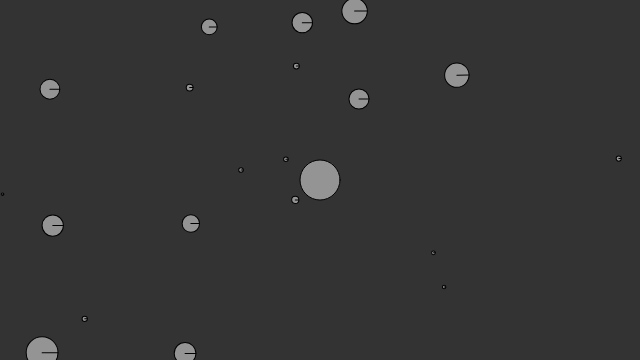
Frame 1 (no input)
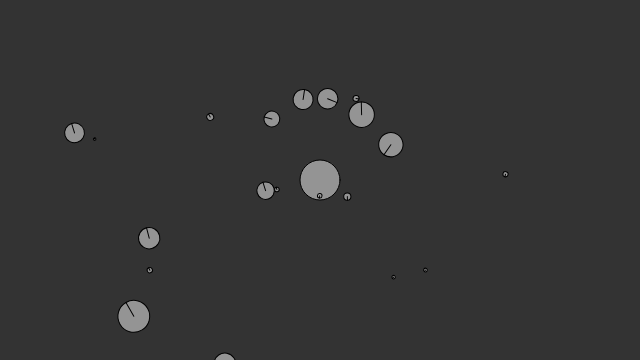
Frame 60 (no input)
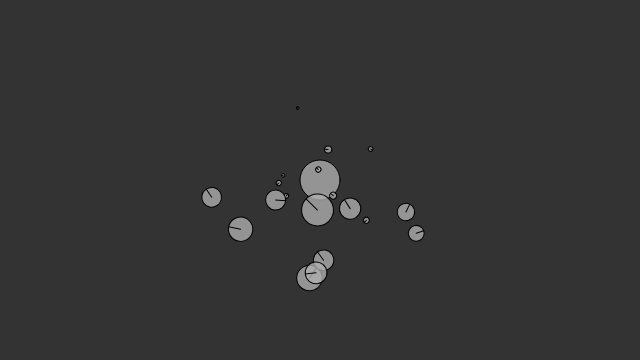
Frame 120 (the mouse pressed at the canvas centre since frame 60)

The p5.js sketch that drew these frames (run headless with seeded random() and noise() and a simulated clock; from frame 60 on, the mouse is pressed at the canvas centre):

// p5.js sketch
// ── sketch.js
// The Nature of Code
// Daniel Shiffman
// http://natureofcode.com

let movers = [];
let attractor;

function setup() {
  createCanvas(640, 360);

  for (let i = 0; i < 20; i++) {
    movers.push(new Mover(random(width), random(height), random(0.1, 2)));
  }
  attractor = new Attractor();
}

function draw() {
  background(51);

  attractor.display();

  for (let i = 0; i < movers.length; i++) {
    let force = attractor.attract(movers[i]);
    movers[i].applyForce(force);

    movers[i].update();
    movers[i].display();
  }
}
// ── attractor.js
// The Nature of Code
// Daniel Shiffman
// http://natureofcode.com

class Attractor {
  constructor() {
    this.position = createVector(width / 2, height / 2);
    this.mass = 20;
    this.G = 1;
  }

  attract(mover) {
    // Calculate direction of force
    let force = p5.Vector.sub(this.position, mover.position);
    // Distance between objects
    let distance = force.mag();
    // Limiting the distance to eliminate "extreme" results for very close or very far objects
    distance = constrain(distance, 5, 25);

    // Calculate gravitional force magnitude
    let strength = (this.G * this.mass * mover.mass) / (distance * distance);
    // Get force vector --> magnitude * direction
    force.setMag(strength);
    return force;
  }

  // Method to display
  display() {
    ellipseMode(CENTER);
    stroke(0);
    if (this.dragging) {
      fill(50);
    } else if (this.rollover) {
      fill(100);
    } else {
      fill(175, 200);
    }
    ellipse(this.position.x, this.position.y, this.mass * 2);
  }
}
// ── mover.js
// The Nature of Code
// Daniel Shiffman
// http://natureofcode.com

class Mover {

  constructor(x, y, mass) {
    this.mass = mass;
    this.radius = this.mass * 8;
    this.position = createVector(x, y);
    this.angle = 0;
    this.aVelocity = 0;
    this.aAcceleration = 0;
    this.velocity = createVector(random(-1, 1), random(-1, 1));
    this.acceleration = createVector(0, 0);
  }

  applyForce(force) {
    let f = p5.Vector.div(force, this.mass);
    this.acceleration.add(f);
  }

  update() {
    this.velocity.add(this.acceleration);
    this.position.add(this.velocity);
    this.aAcceleration = this.acceleration.x / 10.0;
    this.aVelocity += this.aAcceleration;
    this.aVelocity = constrain(this.aVelocity, -0.1, 0.1);
    this.angle += this.aVelocity;
    this.acceleration.mult(0);
  }

  display() {
    stroke(0);
    fill(175, 200);
    rectMode(CENTER);
    push();
    translate(this.position.x, this.position.y);
    rotate(this.angle);
    ellipse(0, 0, this.radius * 2);
    line(0, 0, this.radius, 0);
    pop();
  }
}
